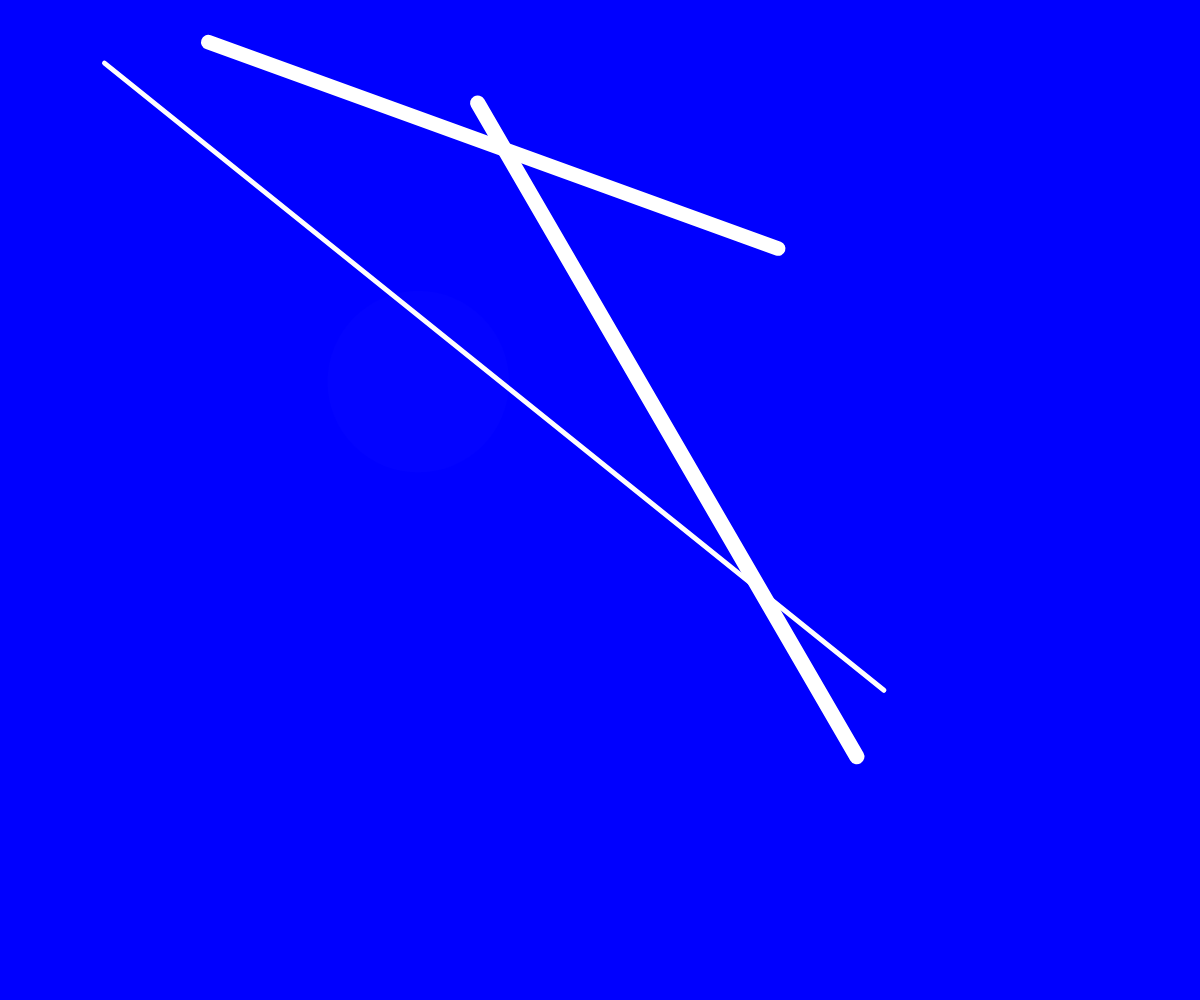
Frame 1 (no input)
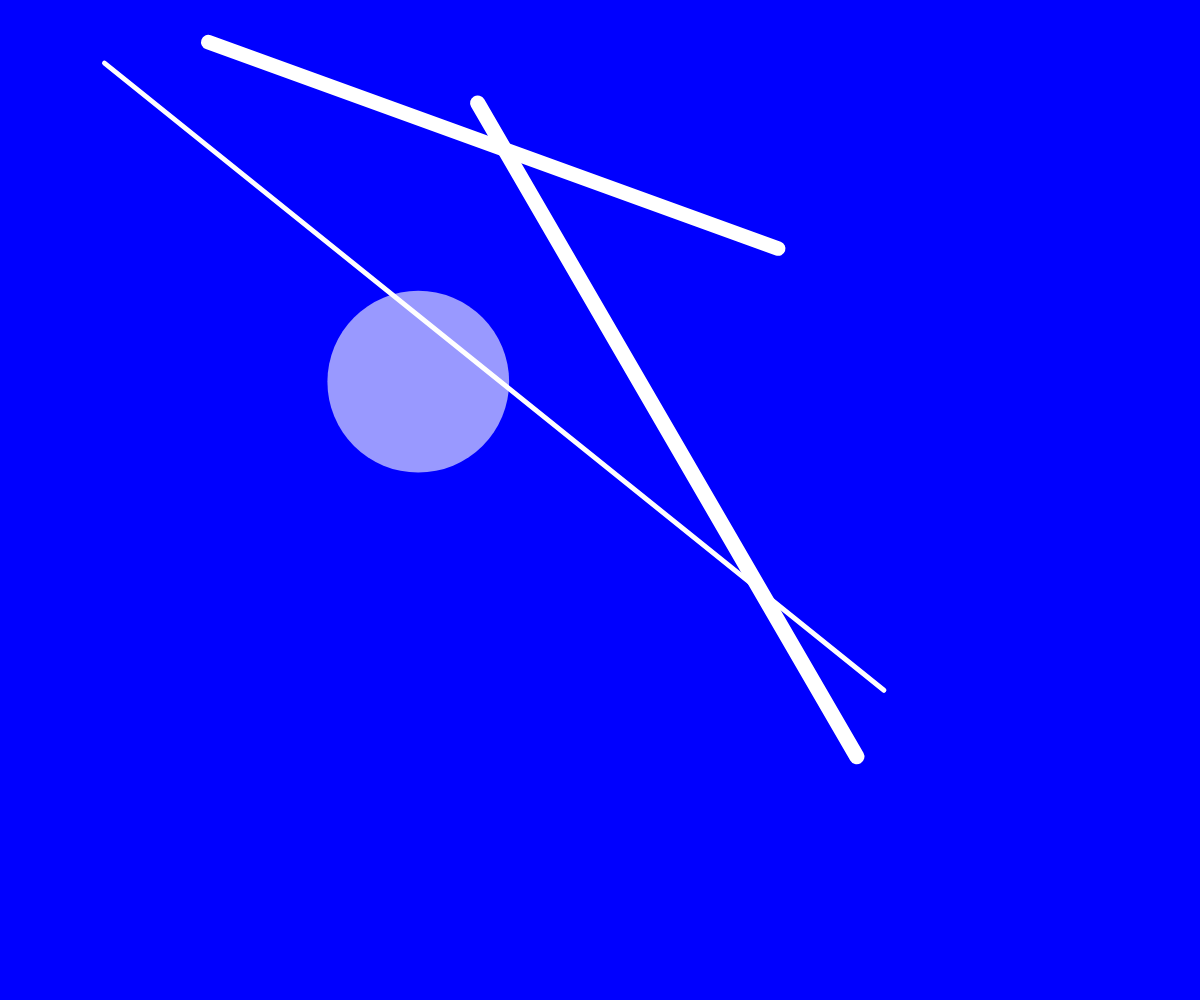
Frame 60 (no input)
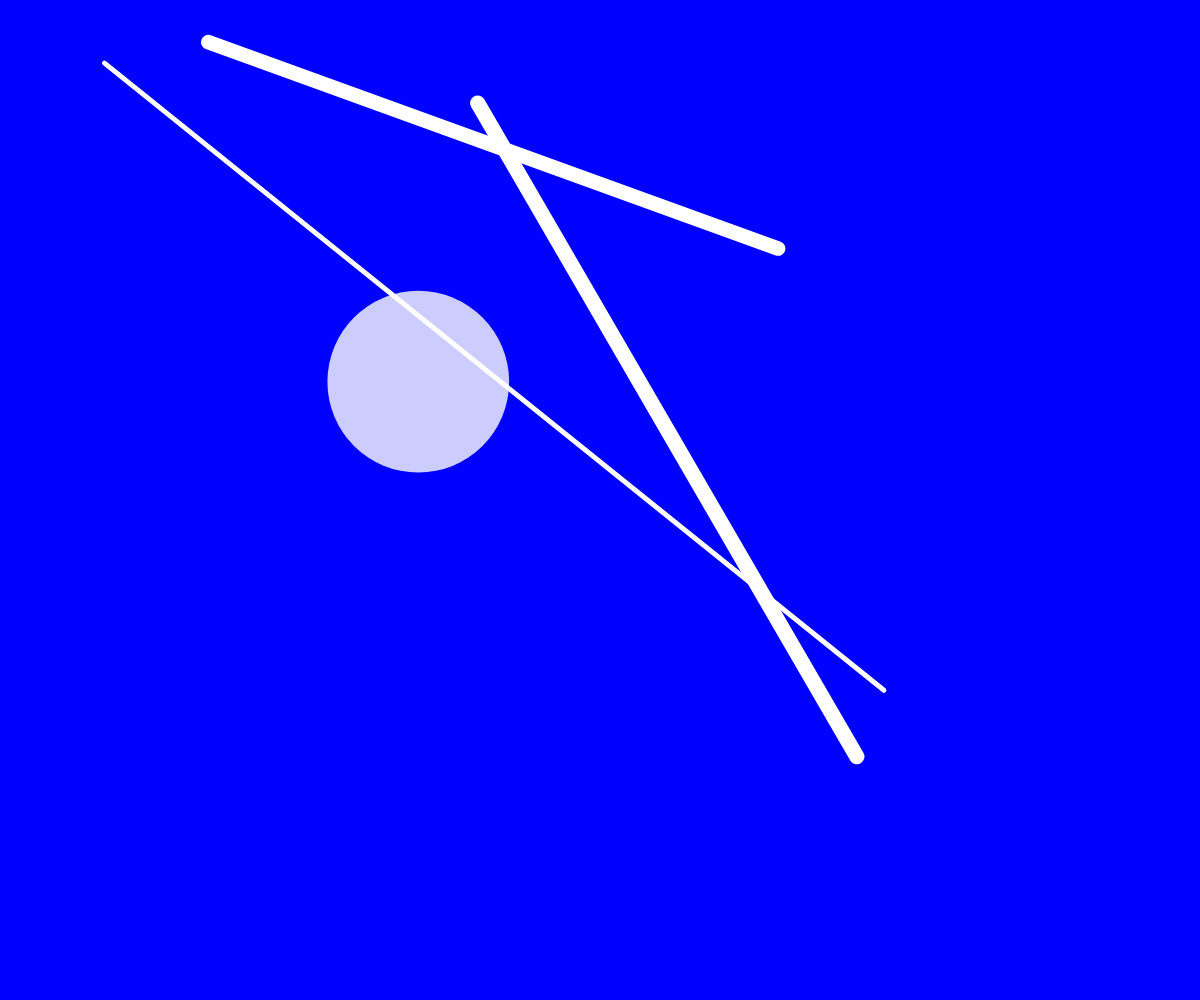
Frame 120 (the mouse pressed at the canvas centre since frame 60)

The p5.js sketch that drew these frames (run headless with seeded random() and noise() and a simulated clock; from frame 60 on, the mouse is pressed at the canvas centre):

// p5.js sketch
// ── sketch.js
var w1, w2, w3, p1, p2, p3, p4, p5, p6, r;
let flag = true;

function setup() {
  createCanvas(windowWidth, windowHeight);
  // put setup code here

  w1 = random(1, 20);
  w2 = random(1, 20);
  w3 = random(1, 20);

  p1 = {x: random(1, windowWidth/2), y:  random(10, 50)};
  p2 = {x: random(windowWidth/2, windowWidth), y:  random(10, windowHeight - 10)};
  p3 = {x: random(1, windowWidth/2), y:  random(50, 100)};
  p4 = {x: random(windowWidth/2, windowWidth), y:  random(10, windowHeight - 10)};
  p5 = {x: random(1, windowWidth/2), y:  random(100, 150)};
  p6 = {x: random(windowWidth/2, windowWidth), y:  random(10, windowHeight - 10)};

  r = random(windowWidth /20, windowWidth / 5);

}

function draw() {
  // put drawing code here
  // noLoop();

  background("blue");


  stroke("white");
  strokeWeight(w1);
  line(p1.x, p1.y, p2.x, p2.y);
  strokeWeight(w2);
  line(p3.x, p3.y, p4.x, p4.y);
  strokeWeight(w3);
  line(p5.x, p5.y, p6.x, p6.y);


  if (frameCount % 100 === 0) {
    flag = !flag;
  }

  fill(`rgba(255, 255, 255, ${flag ? frameCount % 100 / 100 : 1 - (frameCount % 100 / 100)})`);
  noStroke();
  ellipse(windowWidth / 2 - r, 200 + r, r);

}
